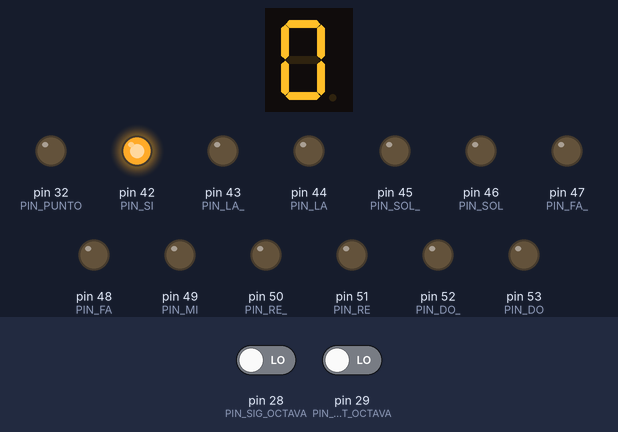
A sketch run on a simulated Arduino Mega 2560, built with avr-gcc and run on an emulated ATmega2560. Parts: 1-digit seven-segment display, output pins drawn as LEDs (lit = HIGH). Wiring (inferred from the names in the program): 1-digit 7-segment display, segments lit when HIGH: segments pin 39, pin 38, pin 37, pin 36, pin 35, pin 34, pin 33. The test bench sets the inputs (shaded band); at power-on: pin 28 (PIN_SIG_OCTAVA) LOW, pin 29 (PIN_ANT_OCTAVA) LOW. The segment pins are drawn as the display they are named for; pins used as bus, display or sensor lines are not drawn; what the sketch prints to the serial monitor is not drawn.

Above: at 0.07 s.
At 1.3 s:
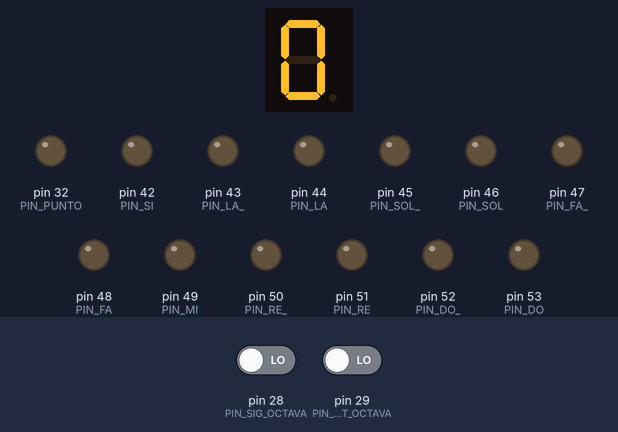
1.4 s: pin 28 (PIN_SIG_OCTAVA) driven HIGH
At 1.7 s:
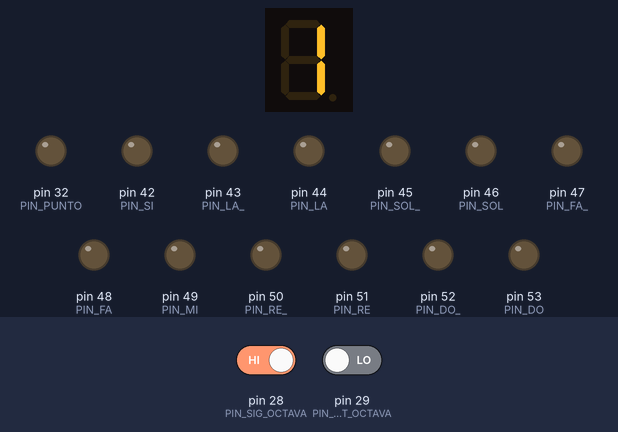
Timing chart, 0 to 4.4 s (numbered marks = the images above; inputs shaded):
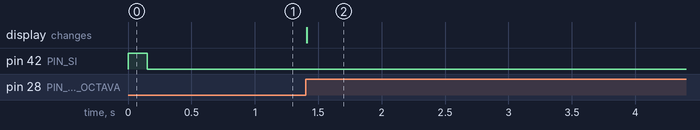

The sketch:

piano.ino
```cpp
#include "midi.h"

struct Cancion {
  char nombre[25];
  int notas[25];
  int tiempos[25];
  int silencios[25];
  int respuestas[25];
  int tamano;
};

#define MODO_LIBRE         0
#define MODO_APRENDIZAJE   1
#define MODO_ESPERA        2

#define PIN_ANT_OCTAVA    29
#define PIN_SIG_OCTAVA    28

#define PIN_DO            53
#define PIN_DO_           52
#define PIN_RE            51
#define PIN_RE_           50
#define PIN_MI            49
#define PIN_FA            48
#define PIN_FA_           47
#define PIN_SOL           46
#define PIN_SOL_          45
#define PIN_LA            44
#define PIN_LA_           43
#define PIN_SI            42

#define PIN_A             39
#define PIN_B             38
#define PIN_C             37
#define PIN_D             36
#define PIN_E             35
#define PIN_F             34
#define PIN_G             33
#define PIN_PUNTO         32

                          //abcdefg(punto)
#define DISPLAY_0         0b11111100
#define DISPLAY_1         0b01100000
#define DISPLAY_2         0b11011010
#define DISPLAY_3         0b11110010
#define DISPLAY_4         0b01100110
#define DISPLAY_5         0b10110110
#define DISPLAY_6         0b10111110
#define DISPLAY_7         0b11100000
#define DISPLAY_8         0b11111110
#define DISPLAY_9         0b11110110


/*
 * Este arreglo reduce mucho el código ya que se pone todo en ciclos
 * el índice de PINES_ENTRADA debe concidir con el índice de PINES_NOTAS.
 * Cada nota con su índice corresponde al pin con el mismo índice
 */
// pines a utilizar
// do, do#, re, re#, mi, fa, fa#, sol, sol#, la, la#, si
const uint8_t PINES_ENTRADA[] = {PIN_DO, PIN_DO_, PIN_RE, PIN_RE_,
                                 PIN_MI, PIN_FA, PIN_FA_, PIN_SOL,
                                 PIN_SOL_, PIN_LA, PIN_LA_, PIN_SI};
// que nota reproduce cada pin
const uint8_t PINES_NOTAS[] = {NOTE_DO_0, NOTE_DO_0_, NOTE_RE_0, NOTE_RE_0_,
                               NOTE_MI_0, NOTE_FA_0, NOTE_FA_0_, NOTE_SOL_0,
                               NOTE_SOL_0_, NOTE_LA_0, NOTE_LA_0_, NOTE_SI_0};

const uint8_t PINES_DISPLAY_SEGMENTOS[] = {
  PIN_A, PIN_B, PIN_C, PIN_D, PIN_E, PIN_F, PIN_G, PIN_PUNTO
};
/*
 * El tamaño de los arreglos de arriba para facilitarlo
 * debería ser 12 pero le puse 9 porque solo tenia 9 pushbutton
 * así los ultimos 3 no me los contará
 */
const uint8_t tamano = 12;

uint8_t octavaActual = 0;

/*
 * Variables para controlar las teclas.
 * Se utilizan bits para controlar sus estados siendo
 * asi una variable tipo uint16_t puede controlar hasta 16 teclas
 * y una de tipo uint64_t podría con 64 teclas
 *
 */
// controla el estado de los botones en la ultima iteración
uint16_t teclasPasado = 0;
// controla el estado de los botones en la iteración actual
uint16_t teclasActual = 0;

/*
 * Esto es para los botones de cambiar octavas
*/
uint8_t botonesPasado = 0;
uint8_t botonesActual = 0;

#include "canciones.h"
void reproducirCancion(Cancion);

void setup() {
  // establezco los pines de entrada
  for (uint8_t i = 0; i < tamano ; i++) {
    pinMode(PINES_ENTRADA[i], OUTPUT);
  }
  for (uint8_t i = 0; i < 8 ; i++) {
    pinMode(PINES_DISPLAY_SEGMENTOS[i], OUTPUT);
  }
  pinMode(PIN_SIG_OCTAVA, INPUT);
  pinMode(PIN_ANT_OCTAVA, INPUT);

  actualizarDisplaySegmentos(octavaActual);
  // inicio comunicacion serial con una baudio que deberá ser el mismo
  // utilizado para leer esta señal serial
  Serial.begin(19200);

  aprendizaje(&cancion2);

}

void loop() {
  delay(50);

}

/*
 * Manda un mensaje serial en formato MIDI
 * @param command Un comando MIDO
 * @param MIDInote La nota para el comando anterior
 * @param MIDIvelocity (0~127) establece el volumen de la nota
 */
void MIDImessage(uint8_t command, uint8_t MIDInote, uint8_t MIDIvelocity) {
  Serial.write(command);
  Serial.write(MIDInote);
  Serial.write(MIDIvelocity);
}

void MIDInoteOn(uint8_t MIDInote, uint8_t MIDIvelocity) {
  if (MIDInote  < 127)
    MIDImessage(MIDI_NOTE_ON, MIDInote, MIDIvelocity);
}

void MIDInoteOff(uint8_t MIDInote, uint8_t MIDIvelocity) {
  if (MIDInote  < 127)
    MIDImessage(MIDI_NOTE_OFF, MIDInote, MIDIvelocity);
}

/*
 * Aumenta en 1 la cotava actual
 */
void aumentarOctava() {
  if(octavaActual < 9) {
    octavaActual++;
  } else {
    octavaActual = 0;
  }
}

/*
 * Recue en 1 la octava actual
 */
void reducirOctava() {
  if(octavaActual > 0) {
    octavaActual--;
  } else {
    octavaActual = 9;
  }
}

/**
 * Cambia a una octava especifica
 */
void cambiarOctava(uint8_t octava) {
  octavaActual = octava;
}

/**
 * Actualiza el display de 7 segmentos con un numero del 0 al 9
 */
void actualizarDisplaySegmentos(uint8_t num) {
  switch (num) {
    case 0:
            cambiarDisplaySegmentos(DISPLAY_0);
            break;
    case 1:
            cambiarDisplaySegmentos(DISPLAY_1);
            break;
    case 2:
            cambiarDisplaySegmentos(DISPLAY_2);
            break;
    case 3:
            cambiarDisplaySegmentos(DISPLAY_3);
            break;
    case 4:
            cambiarDisplaySegmentos(DISPLAY_4);
            break;
    case 5:
            cambiarDisplaySegmentos(DISPLAY_5);
            break;
    case 6:
            cambiarDisplaySegmentos(DISPLAY_6);
            break;
    case 7:
            cambiarDisplaySegmentos(DISPLAY_7);
            break;
    case 8:
            cambiarDisplaySegmentos(DISPLAY_8);
            break;
    case 9:
            cambiarDisplaySegmentos(DISPLAY_9);
            break;
  }
}

/**
 * Cambia las luces especificas de cada segmento del led de 7 segmentos
 */
void cambiarDisplaySegmentos(uint8_t num) {
    for(uint8_t i = 0; i < 8; i++) {
      digitalWrite(PINES_DISPLAY_SEGMENTOS[i], bitRead(num, 7 - i));
    }
}

/**
 * Reproduce una cancion sin interacción humana
 */
void reproducirCancion(struct Cancion *cancion) {
  for (uint8_t i = 0; i < cancion->tamano; i++) {
    MIDInoteOn(cancion->notas[i], 100);
    delay(cancion->tiempos[i]);
    MIDInoteOff(cancion->notas[i], 100);
    delay(100);
  }
}

/**
 * Se encarga del modo libre
 */
void libre() {
  controlarOctavas();

  // itero todos mis pines de entrada, si el botón está presionado
  // el bit que lo representa se vuelve 1, 0 en caso contrario
  for (uint8_t i = 0; i < tamano; i++) {
    if (digitalRead(PINES_ENTRADA[i]) == HIGH) {
      bitWrite(teclasActual, 15 - i, 1);
    } else {
      bitWrite(teclasActual, 15 - i, 0);
    }
  }

  // vuelvo a iterar para los pines que tengo
  for (uint8_t i = 0; i < tamano; i++) {
    uint8_t miBit = bitRead(teclasActual, 15 - i);
    // si el bit que se utiliza para ese pun sufrió un cambio con su estado
    // es decir era 0 el loop pasado y se volvió 1 o viceversa
    // así se evita enviar comandos de más
    if (bitRead(teclasPasado, 15 - i) != miBit) {
      // si el bit es 1 mando que inicie su nota respectiva
      // si es 0 mando que termine la nota
      if(miBit == 1) {
        MIDInoteOn(PINES_NOTAS[i] + (octavaActual * tamano), 100);
      } else {
        MIDInoteOff(PINES_NOTAS[i] + (octavaActual * tamano), 100);
      }
    }
  }

  // Actualizo mis variables
  teclasPasado = teclasActual;

  // evita el rebote de los botones y el sobreprocesamiento de datos
  delay(50);
}

/**
 * Se encarga del modo de aprendizaje
 */
void aprendizaje(struct Cancion *cancion) {
  uint8_t nivelMax = cancion->tamano;
  uint8_t nivelMaxActual = 1;
  uint8_t nivelActual = 1;
  uint8_t flag = 0;

  while (flag == 0) {

    simonDice(cancion, nivelMaxActual);
    while(nivelMaxActual <= nivelMax) {
      controlarOctavas();

      // itero todos mis pines de entrada, si el botón está presionado
      // el bit que lo representa se vuelve 1, 0 en caso contrario
      for (uint8_t i = 0; i < tamano; i++) {
        if (digitalRead(PINES_ENTRADA[i]) == HIGH) {
          bitWrite(teclasActual, 15 - i, 1);
        } else {
          bitWrite(teclasActual, 15 - i, 0);
        }
      }

      // vuelvo a iterar para los pines que tengo
      for (uint8_t i = 0; i < tamano; i++) {
        uint8_t miBit = bitRead(teclasActual, 15 - i);
        // si el bit que se utiliza para ese pun sufrió un cambio con su estado
        // es decir era 0 el loop pasado y se volvió 1 o viceversa
        // así se evita enviar comandos de más
        if (bitRead(teclasPasado, 15 - i) != miBit) {
          // si el bit es 1 mando que inicie su nota respectiva
          // si es 0 mando que termine la nota
          if(miBit == 1) {
            MIDInoteOn(PINES_NOTAS[i] + (octavaActual * tamano), 100);
          } else {
            MIDInoteOff(PINES_NOTAS[i] + (octavaActual * tamano), 100);
            // detectar si presiono el boton correcto

            if(PINES_ENTRADA[i] == cancion->respuestas[nivelActual - 1]) {
              nivelActual++;
              //Serial.println("le atiné");
              if (nivelActual > nivelMaxActual){
                //Serial.println("subiendo dificultad");
                nivelMaxActual++;
                nivelActual = 1;
                delay(1000);
                simonDice(cancion, nivelMaxActual);
                break;
              }
            } else {
              // si se equivocó
              //Serial.println(PINES_ENTRADA[i]);
              delay(500);
              simonDice(cancion, nivelMaxActual);
              break;
            }
          }
        }
      }
      // Actualizo mis variables
      teclasPasado = teclasActual;
      delay(50);
    }
    flag = 1;
  }
  // aqui ya paso todo el simon dice
}

void simonDice(struct Cancion *cancion, uint8_t nivel) {
  for (uint8_t i = 0; i < nivel; i++) {
    MIDInoteOn(cancion->notas[i], 100);
    digitalWrite(cancion->respuestas[i], HIGH);
    delay(cancion->tiempos[i]);
    MIDInoteOff(cancion->notas[i], 100);
    digitalWrite(cancion->respuestas[i], LOW);
    delay(cancion->silencios[i]);
  }
}

/**
 * Controla el cambio de octavas y la actualización del led de 7 segmentos
 */
void controlarOctavas() {
  if (digitalRead(PIN_SIG_OCTAVA) == HIGH) {
    bitWrite(botonesActual, 7, 1);
  } else {
    bitWrite(botonesActual, 7, 0);
  }
  if (digitalRead(PIN_ANT_OCTAVA) == HIGH) {
    bitWrite(botonesActual, 6, 1);
  } else {
    bitWrite(botonesActual, 6, 0);
  }

  if (bitRead(botonesPasado, 7) == 0 && bitRead(botonesActual, 7) == 1) {
    aumentarOctava();
    actualizarDisplaySegmentos(octavaActual);
  }
  if (bitRead(botonesPasado, 6) == 0 && bitRead(botonesActual, 6) == 1) {
    reducirOctava();
    actualizarDisplaySegmentos(octavaActual);
  }

   botonesPasado = botonesActual;
}
```

canciones.h
```cpp
/*Cancion cancion1 = {
  "Himno a la alegria",
  {NOTE_SI_4, NOTE_SI_4, NOTE_DO_5, NOTE_RE_5, NOTE_RE_5, NOTE_DO_5,
  NOTE_SI_4, NOTE_LA_4, NOTE_SOL_4, NOTE_SOL_4, NOTE_LA_4, NOTE_SI_4, NOTE_SI_4, NOTE_LA_4, NOTE_LA_4,
  NOTE_SI_4, NOTE_SI_4, NOTE_DO_5, NOTE_RE_5, NOTE_RE_5, NOTE_DO_5,
  NOTE_SI_4, NOTE_LA_4, NOTE_SOL_4, NOTE_SOL_4, NOTE_LA_4, NOTE_SI_4, NOTE_LA_4, NOTE_SOL_4, NOTE_SOL_4,
  NOTE_LA_4, NOTE_SI_4, NOTE_SOL_4,
  NOTE_LA_4, NOTE_SI_4, NOTE_DO_5, NOTE_SI_4, NOTE_SOL_4,
  NOTE_LA_4, NOTE_SI_4, NOTE_DO_5, NOTE_SI_4, NOTE_LA_4, NOTE_SOL_4, NOTE_LA_4, NOTE_LA_4,
  NOTE_SI_4, NOTE_SI_4, NOTE_DO_5, NOTE_RE_5, NOTE_RE_5, NOTE_DO_5,
  NOTE_SI_4, NOTE_LA_4, NOTE_SOL_4, NOTE_SOL_4, NOTE_LA_4, NOTE_SI_4, NOTE_LA_4, NOTE_SOL_4, NOTE_SOL_4,},
  {500, 500, 500, 500, 500, 500,
  500, 500, 500, 500, 500, 500, 500, 250, 1000,
  500, 500, 500, 500, 500, 500,
  500, 500, 500, 500, 500, 500, 500, 250, 1000,
  500, 500, 500,
  500, 500, 500, 500, 500,
  500, 500, 500, 500, 500 ,500, 500, 500,
  500, 500, 500, 500, 500, 500,
  500, 500, 500, 500, 500, 500, 500, 250, 1000},
  {1},
  {3},
  61
};*/

Cancion cancion2 = {
  // nombre
  "Maria tenia un coredrito",
  // notas
  {NOTE_SI_4, NOTE_LA_4, NOTE_SOL_4, NOTE_LA_4 , NOTE_SI_4, NOTE_SI_4, NOTE_SI_4,
  NOTE_LA_4, NOTE_LA_4, NOTE_LA_4, NOTE_SI_4, NOTE_SI_4, NOTE_SI_4,
  NOTE_SI_4, NOTE_LA_4, NOTE_SOL_4, NOTE_LA_4, NOTE_SI_4, NOTE_SI_4, NOTE_SI_4,
  NOTE_LA_4, NOTE_LA_4, NOTE_SI_4, NOTE_LA_4, NOTE_SOL_4},
  // tiempos
  {151, 250, 250, 250, 201, 151, 406,
  250, 200, 352, 152, 147, 201,
  201, 205, 253, 201, 152, 200, 201,
  200, 201, 204, 201, 553},
  // silecios
  {303, 201, 204, 250, 254, 299, 401,
  201, 205, 451, 303, 254, 602,
  200, 148, 201, 303, 250, 254, 553,
  201, 250, 201, 151, 0},
  // luces, respuestas
  {PIN_SI, PIN_LA, PIN_SOL, PIN_LA, PIN_SI, PIN_SI, PIN_SI,
  PIN_LA, PIN_LA, PIN_LA, PIN_SI, PIN_SI, PIN_SI,
  PIN_SI, PIN_LA, PIN_SOL, PIN_LA, PIN_SI, PIN_SI, PIN_SI,
  PIN_LA, PIN_LA, PIN_SI, PIN_LA, PIN_SOL},
  // tamaño
  25
};
```

midi.h
```cpp
/*
 * Este archivo solo contiene constantes byte para instruciones MIDI
 */

#define MIDI_NOTE_OFF         0b10000000
#define MIDI_NOTE_ON          0b10010000
#define MIDI_AFTERTOUCH       0b10100000
#define MIDI_CONT_CONTROLLER  0b10110000
#define MIDI_PATCH_CHANGE     0b11000000
#define MIDI_CH_PRESSURE      0b11010000
#define MIDI_PITCH_BEND       0b11100000
#define MIDI_NON_MUSICAL      0b11110000

/*
 * Como identificar cada nota
 * Ejemplo: NOTE_DO_0
 *    Nota DO de la primeria octava,
 *    el número al final representa la octava
 *    se empieza a contar con el 0
 * Ejemplo: NOTE_RE_1_
 *    Nota RE sostenido de la segunda octava,
 *    el guión bajo al final representa sostenido
 */

#define NOTE_DO_0         0
#define NOTE_DO_0_        1
#define NOTE_RE_0         2
#define NOTE_RE_0_        3
#define NOTE_MI_0         4
#define NOTE_FA_0         5
#define NOTE_FA_0_        6
#define NOTE_SOL_0        7
#define NOTE_SOL_0_       8
#define NOTE_LA_0         9
#define NOTE_LA_0_        10
#define NOTE_SI_0         11

#define NOTE_DO_1         12
#define NOTE_DO_1_        13
#define NOTE_RE_1         14
#define NOTE_RE_1_        15
#define NOTE_MI_1         16
#define NOTE_FA_1         17
#define NOTE_FA_1_        18
#define NOTE_SOL_1        19
#define NOTE_SOL_1_       20
#define NOTE_LA_1         21
#define NOTE_LA_1_        22
#define NOTE_SI_1         23

#define NOTE_DO_2         24
#define NOTE_DO_2_        25
#define NOTE_RE_2         26
#define NOTE_RE_2_        27
#define NOTE_MI_2         28
#define NOTE_FA_2         29
#define NOTE_FA_2_        30
#define NOTE_SOL_2        31
#define NOTE_SOL_2_       32
#define NOTE_LA_2         33
#define NOTE_LA_2_        34
#define NOTE_SI_2         35

#define NOTE_DO_3         36
#define NOTE_DO_3_        37
#define NOTE_RE_3         38
#define NOTE_RE_3_        39
#define NOTE_MI_3         40
#define NOTE_FA_3         41
#define NOTE_FA_3_        42
#define NOTE_SOL_3        43
#define NOTE_SOL_3_       44
#define NOTE_LA_3         45
#define NOTE_LA_3_        46
#define NOTE_SI_3         47

#define NOTE_DO_4         48
#define NOTE_DO_4_        49
#define NOTE_RE_4         50
#define NOTE_RE_4_        51
#define NOTE_MI_4         52
#define NOTE_FA_4         53
#define NOTE_FA_4_        54
#define NOTE_SOL_4        55
#define NOTE_SOL_4_       56
#define NOTE_LA_4         57
#define NOTE_LA_4_        58
#define NOTE_SI_4         59

#define NOTE_DO_5         60
#define NOTE_DO_5_        61
#define NOTE_RE_5         62
#define NOTE_RE_5_        63
#define NOTE_MI_5         64
#define NOTE_FA_5         65
#define NOTE_FA_5_        66
#define NOTE_SOL_5        67
#define NOTE_SOL_5_       68
#define NOTE_LA_5         69
#define NOTE_LA_5_        70
#define NOTE_SI_5         71

#define NOTE_DO_6         72
#define NOTE_DO_6_        73
#define NOTE_RE_6         74
#define NOTE_RE_6_        75
#define NOTE_MI_6         76
#define NOTE_FA_6         77
#define NOTE_FA_6_        78
#define NOTE_SOL_6        79
#define NOTE_SOL_6_       80
#define NOTE_LA_6         81
#define NOTE_LA_6_        82
#define NOTE_SI_6         83

#define NOTE_DO_7         84
#define NOTE_DO_7_        85
#define NOTE_RE_7         86
#define NOTE_RE_7_        87
#define NOTE_MI_7         88
#define NOTE_FA_7         89
#define NOTE_FA_7_        90
#define NOTE_SOL_7        91
#define NOTE_SOL_7_       92
#define NOTE_LA_7         93
#define NOTE_LA_7_        94
#define NOTE_SI_7         95

#define NOTE_DO_8         96
#define NOTE_DO_8_        97
#define NOTE_RE_8         98
#define NOTE_RE_8_        99
#define NOTE_MI_8         100
#define NOTE_FA_8         101
#define NOTE_FA_8_        102
#define NOTE_SOL_8        103
#define NOTE_SOL_8_       104
#define NOTE_LA_8         105
#define NOTE_LA_8_        106
#define NOTE_SI_8         107

#define NOTE_DO_9         108
#define NOTE_DO_9_        109
#define NOTE_RE_9         110
#define NOTE_RE_9_        111
#define NOTE_MI_9         112
#define NOTE_FA_9         113
#define NOTE_FA_9_        114
#define NOTE_SOL_9        115
#define NOTE_SOL_9_       116
#define NOTE_LA_9         117
#define NOTE_LA_9_        118
#define NOTE_SI_9         119

#define NOTE_DO_10        120
#define NOTE_DO_10_       121
#define NOTE_RE_10        122
#define NOTE_RE_10_       123
#define NOTE_MI_10        124
#define NOTE_FA_10        125
#define NOTE_FA_10_       126
#define NOTE_SOL_10       127
```

Measured:
- after the input at 1.4 s, the display: changes at once (image 2)
